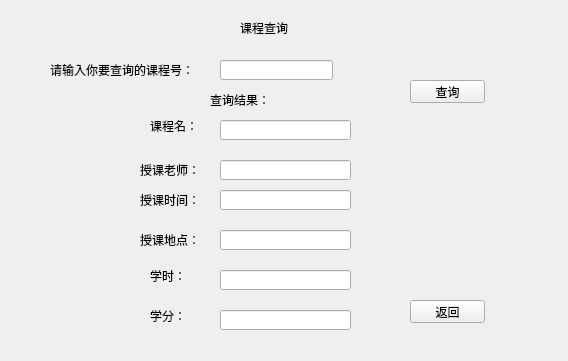
<?xml version="1.0" encoding="UTF-8"?>
<ui version="4.0">
 <class>coursefind</class>
 <widget class="QWidget" name="coursefind">
  <property name="geometry">
   <rect>
    <x>0</x>
    <y>0</y>
    <width>568</width>
    <height>361</height>
   </rect>
  </property>
  <property name="windowTitle">
   <string>Form</string>
  </property>
  <widget class="QLabel" name="label">
   <property name="geometry">
    <rect>
     <x>240</x>
     <y>20</y>
     <width>101</width>
     <height>16</height>
    </rect>
   </property>
   <property name="text">
    <string>课程查询</string>
   </property>
  </widget>
  <widget class="QLabel" name="label_2">
   <property name="geometry">
    <rect>
     <x>50</x>
     <y>60</y>
     <width>161</width>
     <height>20</height>
    </rect>
   </property>
   <property name="text">
    <string>请输入你要查询的课程号：</string>
   </property>
  </widget>
  <widget class="QLabel" name="label_3">
   <property name="geometry">
    <rect>
     <x>150</x>
     <y>120</y>
     <width>54</width>
     <height>12</height>
    </rect>
   </property>
   <property name="text">
    <string>课程名：</string>
   </property>
  </widget>
  <widget class="QLabel" name="label_4">
   <property name="geometry">
    <rect>
     <x>140</x>
     <y>160</y>
     <width>61</width>
     <height>20</height>
    </rect>
   </property>
   <property name="text">
    <string>授课老师：</string>
   </property>
  </widget>
  <widget class="QLabel" name="label_5">
   <property name="geometry">
    <rect>
     <x>140</x>
     <y>190</y>
     <width>61</width>
     <height>20</height>
    </rect>
   </property>
   <property name="text">
    <string>授课时间：</string>
   </property>
  </widget>
  <widget class="QLabel" name="label_6">
   <property name="geometry">
    <rect>
     <x>140</x>
     <y>230</y>
     <width>61</width>
     <height>20</height>
    </rect>
   </property>
   <property name="text">
    <string>授课地点：</string>
   </property>
  </widget>
  <widget class="QLabel" name="label_7">
   <property name="geometry">
    <rect>
     <x>150</x>
     <y>270</y>
     <width>54</width>
     <height>12</height>
    </rect>
   </property>
   <property name="text">
    <string>学时：</string>
   </property>
  </widget>
  <widget class="QLineEdit" name="stu_course_IDlineEdit">
   <property name="geometry">
    <rect>
     <x>220</x>
     <y>60</y>
     <width>113</width>
     <height>20</height>
    </rect>
   </property>
  </widget>
  <widget class="QLineEdit" name="stu_course_namelineEdit">
   <property name="geometry">
    <rect>
     <x>220</x>
     <y>120</y>
     <width>131</width>
     <height>20</height>
    </rect>
   </property>
  </widget>
  <widget class="QLineEdit" name="stu_teacher_namelineEdit">
   <property name="geometry">
    <rect>
     <x>220</x>
     <y>160</y>
     <width>131</width>
     <height>20</height>
    </rect>
   </property>
  </widget>
  <widget class="QLineEdit" name="stu_course_timelineEdit">
   <property name="geometry">
    <rect>
     <x>220</x>
     <y>190</y>
     <width>131</width>
     <height>20</height>
    </rect>
   </property>
  </widget>
  <widget class="QLineEdit" name="stu_course_addresslineEdit">
   <property name="geometry">
    <rect>
     <x>220</x>
     <y>230</y>
     <width>131</width>
     <height>20</height>
    </rect>
   </property>
  </widget>
  <widget class="QLineEdit" name="stu_course_periodlineEdit">
   <property name="geometry">
    <rect>
     <x>220</x>
     <y>270</y>
     <width>131</width>
     <height>20</height>
    </rect>
   </property>
  </widget>
  <widget class="QLabel" name="label_8">
   <property name="geometry">
    <rect>
     <x>250</x>
     <y>90</y>
     <width>54</width>
     <height>12</height>
    </rect>
   </property>
   <property name="text">
    <string/>
   </property>
  </widget>
  <widget class="QLabel" name="label_9">
   <property name="geometry">
    <rect>
     <x>210</x>
     <y>90</y>
     <width>71</width>
     <height>20</height>
    </rect>
   </property>
   <property name="text">
    <string>查询结果：</string>
   </property>
  </widget>
  <widget class="QLabel" name="label_10">
   <property name="geometry">
    <rect>
     <x>150</x>
     <y>310</y>
     <width>54</width>
     <height>12</height>
    </rect>
   </property>
   <property name="text">
    <string>学分：</string>
   </property>
  </widget>
  <widget class="QLineEdit" name="stu_course_creditlineEdit">
   <property name="geometry">
    <rect>
     <x>220</x>
     <y>310</y>
     <width>131</width>
     <height>20</height>
    </rect>
   </property>
  </widget>
  <widget class="QPushButton" name="stu_query_courseButton">
   <property name="geometry">
    <rect>
     <x>410</x>
     <y>80</y>
     <width>75</width>
     <height>23</height>
    </rect>
   </property>
   <property name="text">
    <string>查询</string>
   </property>
  </widget>
  <widget class="QPushButton" name="stu_course_backButton">
   <property name="geometry">
    <rect>
     <x>410</x>
     <y>300</y>
     <width>75</width>
     <height>23</height>
    </rect>
   </property>
   <property name="text">
    <string>返回</string>
   </property>
  </widget>
 </widget>
 <resources/>
 <connections/>
</ui>
